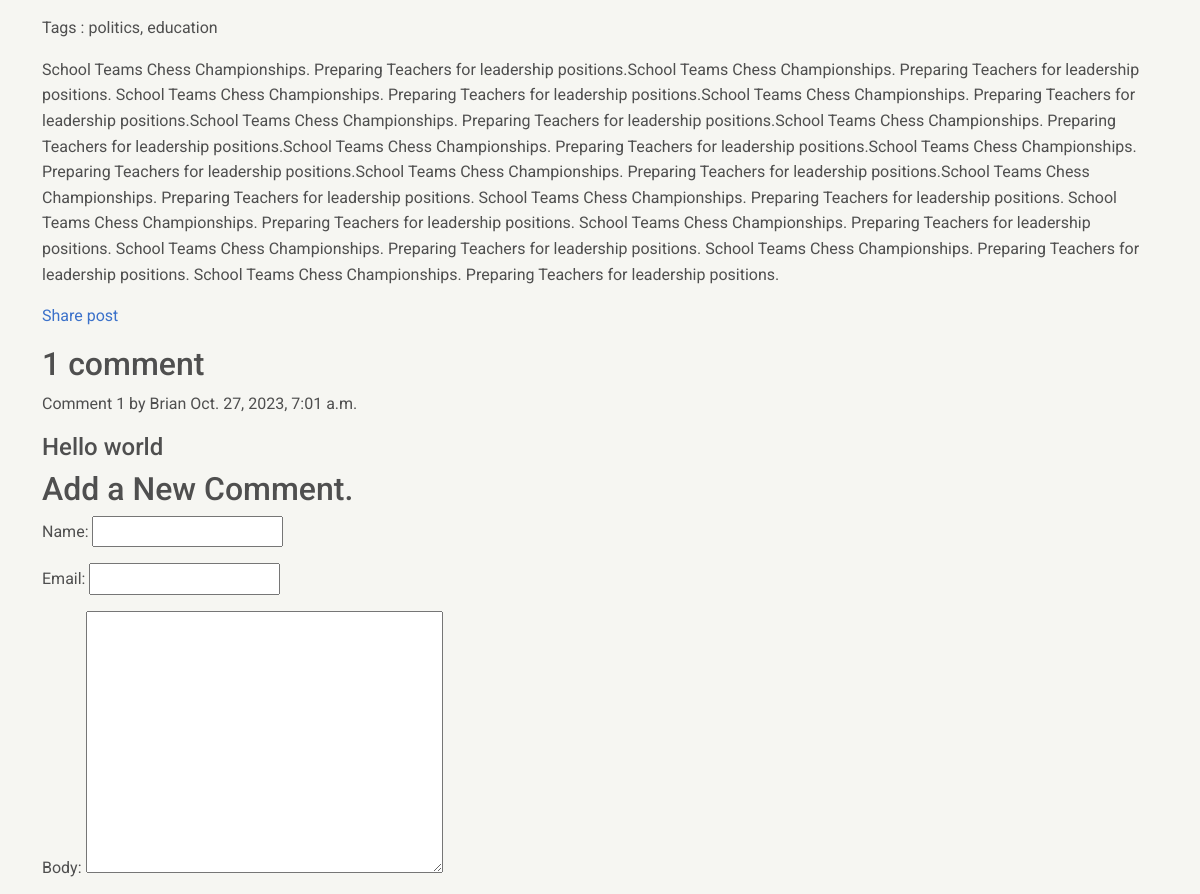
Before: /news/2023/10/27/school-teams-chess-championships/ (middle part) with the older database file.
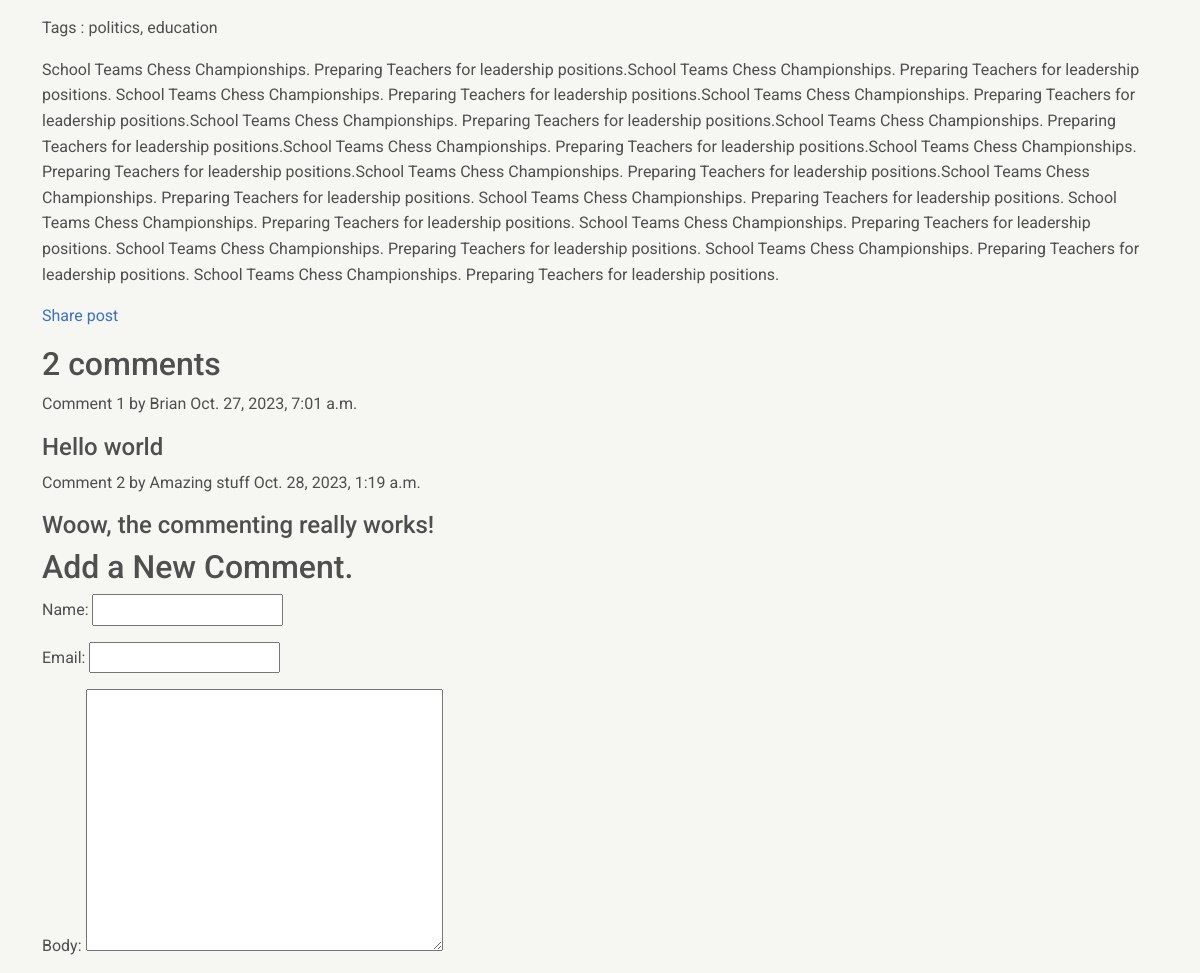
After: the same page with the newer database file.
### newsApp/models.py (models this page shows, shortened)
class Comment(models.Model):
    article = models.ForeignKey(Article, on_delete=models.CASCADE, related_name='comments')
    name = models.CharField(max_length=80)
    email = models.EmailField()
    body = models.TextField()
    created = models.DateTimeField(auto_now_add=True)
    updated = models.DateTimeField(auto_now=True)
    active = models.BooleanField(default=True)
    class Meta:
        ordering = ('created',)

### newsApp/views.py (the view)
# urls.py: path('<int:year>/<int:month>/<int:day>/<slug:article>/', views.article_details,name="article_details"),
def article_details(req, year, month, day, article):
    article = get_object_or_404(Article,
                                slug=article,
                                status='published',
                                publish__year = year,
                                publish__month = month,
                                publish__day = day
                                )
    comments = article.comments.filter(active=True)
    new_comment = None
    if req.method == 'POST':
        comment_form = CommentForm(data=req.POST)
        if comment_form.is_valid():
            new_comment = comment_form.save(commit=False)
            new_comment.article = article
            new_comment.save()
    else:
        comment_form = CommentForm()
    return render(req, 'news/article/detail.html',{'article':article, 'comments':comments,
        'new_comment':new_comment,
        'comment_form': comment_form,
        })

### newsApp/forms.py
class CommentForm(forms.ModelForm):
    class Meta:
        model = Comment
        fields = ('name', 'email', 'body')

### templates/news/article/detail.html (shortened to what this page needs)
{% extends "../../base.html" %}
{% block content %}
    <p>
        Tags : {{ article.tags.all|join:", " }}
    {{ article.body | linebreaks }}
    <p>
        <a href="{% url 'newsApp:article_share' article.id %}">
            Share post
        </a>
    </p>
    {% with comments.count as total_comments %}
        <h2>
            {{ total_comments }} comment{{ total_comments|pluralize }}
        </h2>
    {% endwith %}
    {% for comment in comments %}
        <div class="comment">
            <p>
                Comment {{ forloop.counter }} by {{ comment.name }}
                {{ comment.created }}
            </p>
            <h4>
                {{ comment.body }}
            </h4>
        </div>
        {% empty %}
            <p>There are no comments yet.</p>
    {% endfor %}
    {% if new_comment %}
        </h2>Your Comment has been successfully added.</h2>
    {% else %}
    <h2>
        Add a New Comment.
    </h2>
    <form method="post">
        {{ comment_form.as_p }}
    {% endif %}
{% endblock %}

Changed rows visible on the page:
added Comment: name "Amazing stuff", created "Oct. 28, 2023, 1:19 a.m.", body "Woow, the commenting really works!"
Other visible differences:
{{ total_comments }}: "1" → "2"
